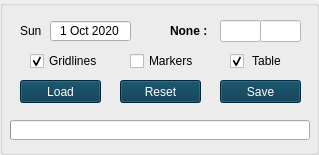
             <widget class="QGroupBox" name="PG2020_groupBox">
              <property name="minimumSize">
               <size>
                <width>0</width>
                <height>155</height>
               </size>
              </property>
              <property name="maximumSize">
               <size>
                <width>16777215</width>
                <height>155</height>
               </size>
              </property>
              <property name="title">
               <string/>
              </property>
              <widget class="QLabel" name="editor_weekday_label">
               <property name="geometry">
                <rect>
                 <x>20</x>
                 <y>20</y>
                 <width>31</width>
                 <height>22</height>
                </rect>
               </property>
               <property name="text">
                <string>Sun</string>
               </property>
              </widget>
              <widget class="QDateEdit" name="editor_dateEdit">
               <property name="geometry">
                <rect>
                 <x>50</x>
                 <y>20</y>
                 <width>81</width>
                 <height>22</height>
                </rect>
               </property>
               <property name="alignment">
                <set>Qt::AlignCenter</set>
               </property>
               <property name="readOnly">
                <bool>true</bool>
               </property>
               <property name="buttonSymbols">
                <enum>QAbstractSpinBox::NoButtons</enum>
               </property>
               <property name="minimumDateTime">
                <datetime>
                 <hour>0</hour>
                 <minute>0</minute>
                 <second>0</second>
                 <year>2020</year>
                 <month>10</month>
                 <day>1</day>
                </datetime>
               </property>
              </widget>
              <widget class="QPushButton" name="editor_load_pushButton">
               <property name="enabled">
                <bool>true</bool>
               </property>
               <property name="geometry">
                <rect>
                 <x>20</x>
                 <y>80</y>
                 <width>81</width>
                 <height>23</height>
                </rect>
               </property>
               <property name="styleSheet">
                <string notr="true">QPushButton{
background-color: rgb(0, 53, 77);
color: white;
}

QPushButton:hover{
background-color: rgb(0, 110, 157);
}</string>
               </property>
               <property name="text">
                <string>Load</string>
               </property>
               <property name="shortcut">
                <string>Ctrl+S</string>
               </property>
              </widget>
              <widget class="QPushButton" name="editor_save_pushButton">
               <property name="enabled">
                <bool>false</bool>
               </property>
               <property name="geometry">
                <rect>
                 <x>220</x>
                 <y>80</y>
                 <width>81</width>
                 <height>23</height>
                </rect>
               </property>
               <property name="styleSheet">
                <string notr="true">QPushButton{
background-color: rgb(0, 53, 77);
color: white;
}

QPushButton:hover{
background-color: rgb(0, 110, 157);
}</string>
               </property>
               <property name="text">
                <string>Save</string>
               </property>
              </widget>
              <widget class="QCheckBox" name="editor_marker_checkBox">
               <property name="geometry">
                <rect>
                 <x>130</x>
                 <y>50</y>
                 <width>71</width>
                 <height>22</height>
                </rect>
               </property>
               <property name="styleSheet">
                <string notr="true">background:none</string>
               </property>
               <property name="text">
                <string>Markers</string>
               </property>
              </widget>
              <widget class="QPushButton" name="editor_reset_pushButton">
               <property name="enabled">
                <bool>true</bool>
               </property>
               <property name="geometry">
                <rect>
                 <x>120</x>
                 <y>80</y>
                 <width>81</width>
                 <height>23</height>
                </rect>
               </property>
               <property name="styleSheet">
                <string notr="true">QPushButton{
background-color: rgb(0, 53, 77);
color: white;
}

QPushButton:hover{
background-color: rgb(0, 110, 157);
}</string>
               </property>
               <property name="text">
                <string>Reset</string>
               </property>
              </widget>
              <widget class="QCheckBox" name="editor_gridlines_checkBox">
               <property name="geometry">
                <rect>
                 <x>30</x>
                 <y>50</y>
                 <width>71</width>
                 <height>22</height>
                </rect>
               </property>
               <property name="styleSheet">
                <string notr="true">background:none</string>
               </property>
               <property name="text">
                <string>Gridlines</string>
               </property>
               <property name="checked">
                <bool>true</bool>
               </property>
              </widget>
              <widget class="QProgressBar" name="editor_progressBar">
               <property name="enabled">
                <bool>true</bool>
               </property>
               <property name="geometry">
                <rect>
                 <x>10</x>
                 <y>120</y>
                 <width>300</width>
                 <height>20</height>
                </rect>
               </property>
               <property name="minimumSize">
                <size>
                 <width>300</width>
                 <height>20</height>
                </size>
               </property>
               <property name="maximumSize">
                <size>
                 <width>300</width>
                 <height>20</height>
                </size>
               </property>
               <property name="font">
                <font>
                 <weight>75</weight>
                 <italic>false</italic>
                 <bold>true</bold>
                 <strikeout>false</strikeout>
                </font>
               </property>
               <property name="maximum">
                <number>1</number>
               </property>
               <property name="value">
                <number>-1</number>
               </property>
               <property name="textVisible">
                <bool>false</bool>
               </property>
               <property name="orientation">
                <enum>Qt::Horizontal</enum>
               </property>
               <property name="invertedAppearance">
                <bool>false</bool>
               </property>
               <property name="textDirection">
                <enum>QProgressBar::TopToBottom</enum>
               </property>
               <property name="format">
                <string/>
               </property>
              </widget>
              <widget class="QCheckBox" name="showtable_checkBox">
               <property name="geometry">
                <rect>
                 <x>230</x>
                 <y>50</y>
                 <width>71</width>
                 <height>22</height>
                </rect>
               </property>
               <property name="statusTip">
                <string notr="true"/>
               </property>
               <property name="styleSheet">
                <string notr="true">background:none</string>
               </property>
               <property name="text">
                <string> Table</string>
               </property>
               <property name="checked">
                <bool>true</bool>
               </property>
              </widget>
              <widget class="QLineEdit" name="none_lineEdit_2">
               <property name="geometry">
                <rect>
                 <x>260</x>
                 <y>20</y>
                 <width>41</width>
                 <height>22</height>
                </rect>
               </property>
               <property name="palette">
                <palette>
                 <active>
                  <colorrole role="Button">
                   <brush brushstyle="SolidPattern">
                    <color alpha="255">
                     <red>255</red>
                     <green>255</green>
                     <blue>255</blue>
                    </color>
                   </brush>
                  </colorrole>
                  <colorrole role="Text">
                   <brush brushstyle="SolidPattern">
                    <color alpha="255">
                     <red>22</red>
                     <green>200</green>
                     <blue>34</blue>
                    </color>
                   </brush>
                  </colorrole>
                  <colorrole role="Base">
                   <brush brushstyle="SolidPattern">
                    <color alpha="255">
                     <red>255</red>
                     <green>255</green>
                     <blue>255</blue>
                    </color>
                   </brush>
                  </colorrole>
                  <colorrole role="Window">
                   <brush brushstyle="SolidPattern">
                    <color alpha="255">
                     <red>255</red>
                     <green>255</green>
                     <blue>255</blue>
                    </color>
                   </brush>
                  </colorrole>
                  <colorrole role="PlaceholderText">
                   <brush brushstyle="NoBrush">
                    <color alpha="128">
                     <red>22</red>
                     <green>200</green>
                     <blue>34</blue>
                    </color>
                   </brush>
                  </colorrole>
                 </active>
                 <inactive>
                  <colorrole role="Button">
                   <brush brushstyle="SolidPattern">
                    <color alpha="255">
                     <red>255</red>
                     <green>255</green>
                     <blue>255</blue>
                    </color>
                   </brush>
                  </colorrole>
                  <colorrole role="Text">
                   <brush brushstyle="SolidPattern">
                    <color alpha="255">
                     <red>22</red>
                     <green>200</green>
                     <blue>34</blue>
                    </color>
                   </brush>
                  </colorrole>
                  <colorrole role="Base">
                   <brush brushstyle="SolidPattern">
                    <color alpha="255">
                     <red>255</red>
                     <green>255</green>
                     <blue>255</blue>
                    </color>
                   </brush>
                  </colorrole>
                  <colorrole role="Window">
                   <brush brushstyle="SolidPattern">
                    <color alpha="255">
                     <red>255</red>
                     <green>255</green>
                     <blue>255</blue>
                    </color>
                   </brush>
                  </colorrole>
                  <colorrole role="PlaceholderText">
                   <brush brushstyle="NoBrush">
                    <color alpha="128">
                     <red>22</red>
                     <green>200</green>
                     <blue>34</blue>
                    </color>
                   </brush>
                  </colorrole>
                 </inactive>
                 <disabled>
                  <colorrole role="Button">
                   <brush brushstyle="SolidPattern">
                    <color alpha="255">
                     <red>255</red>
                     <green>255</green>
                     <blue>255</blue>
                    </color>
                   </brush>
                  </colorrole>
                  <colorrole role="Text">
                   <brush brushstyle="SolidPattern">
                    <color alpha="255">
                     <red>120</red>
                     <green>120</green>
                     <blue>120</blue>
                    </color>
                   </brush>
                  </colorrole>
                  <colorrole role="Base">
                   <brush brushstyle="SolidPattern">
                    <color alpha="255">
                     <red>255</red>
                     <green>255</green>
                     <blue>255</blue>
                    </color>
                   </brush>
                  </colorrole>
                  <colorrole role="Window">
                   <brush brushstyle="SolidPattern">
                    <color alpha="255">
                     <red>255</red>
                     <green>255</green>
                     <blue>255</blue>
                    </color>
                   </brush>
                  </colorrole>
                  <colorrole role="PlaceholderText">
                   <brush brushstyle="NoBrush">
                    <color alpha="128">
                     <red>22</red>
                     <green>200</green>
                     <blue>34</blue>
                    </color>
                   </brush>
                  </colorrole>
                 </disabled>
                </palette>
               </property>
               <property name="alignment">
                <set>Qt::AlignCenter</set>
               </property>
               <property name="readOnly">
                <bool>true</bool>
               </property>
              </widget>
              <widget class="QLineEdit" name="none_lineEdit">
               <property name="geometry">
                <rect>
                 <x>220</x>
                 <y>20</y>
                 <width>41</width>
                 <height>22</height>
                </rect>
               </property>
               <property name="palette">
                <palette>
                 <active>
                  <colorrole role="WindowText">
                   <brush brushstyle="SolidPattern">
                    <color alpha="255">
                     <red>0</red>
                     <green>0</green>
                     <blue>0</blue>
                    </color>
                   </brush>
                  </colorrole>
                  <colorrole role="Button">
                   <brush brushstyle="SolidPattern">
                    <color alpha="255">
                     <red>255</red>
                     <green>255</green>
                     <blue>255</blue>
                    </color>
                   </brush>
                  </colorrole>
                  <colorrole role="Text">
                   <brush brushstyle="SolidPattern">
                    <color alpha="255">
                     <red>255</red>
                     <green>0</green>
                     <blue>0</blue>
                    </color>
                   </brush>
                  </colorrole>
                  <colorrole role="Base">
                   <brush brushstyle="SolidPattern">
                    <color alpha="255">
                     <red>255</red>
                     <green>255</green>
                     <blue>255</blue>
                    </color>
                   </brush>
                  </colorrole>
                  <colorrole role="Window">
                   <brush brushstyle="SolidPattern">
                    <color alpha="255">
                     <red>255</red>
                     <green>255</green>
                     <blue>255</blue>
                    </color>
                   </brush>
                  </colorrole>
                  <colorrole role="ToolTipText">
                   <brush brushstyle="SolidPattern">
                    <color alpha="255">
                     <red>0</red>
                     <green>0</green>
                     <blue>0</blue>
                    </color>
                   </brush>
                  </colorrole>
                  <colorrole role="PlaceholderText">
                   <brush brushstyle="NoBrush">
                    <color alpha="128">
                     <red>255</red>
                     <green>0</green>
                     <blue>0</blue>
                    </color>
                   </brush>
                  </colorrole>
                 </active>
                 <inactive>
                  <colorrole role="WindowText">
                   <brush brushstyle="SolidPattern">
                    <color alpha="255">
                     <red>0</red>
                     <green>0</green>
                     <blue>0</blue>
                    </color>
                   </brush>
                  </colorrole>
                  <colorrole role="Button">
                   <brush brushstyle="SolidPattern">
                    <color alpha="255">
                     <red>255</red>
                     <green>255</green>
                     <blue>255</blue>
                    </color>
                   </brush>
                  </colorrole>
                  <colorrole role="Text">
                   <brush brushstyle="SolidPattern">
                    <color alpha="255">
                     <red>255</red>
                     <green>0</green>
                     <blue>0</blue>
                    </color>
                   </brush>
                  </colorrole>
                  <colorrole role="Base">
                   <brush brushstyle="SolidPattern">
                    <color alpha="255">
                     <red>255</red>
                     <green>255</green>
                     <blue>255</blue>
                    </color>
                   </brush>
                  </colorrole>
                  <colorrole role="Window">
                   <brush brushstyle="SolidPattern">
                    <color alpha="255">
                     <red>255</red>
                     <green>255</green>
                     <blue>255</blue>
                    </color>
                   </brush>
                  </colorrole>
                  <colorrole role="ToolTipText">
                   <brush brushstyle="SolidPattern">
                    <color alpha="255">
                     <red>0</red>
                     <green>0</green>
                     <blue>0</blue>
                    </color>
                   </brush>
                  </colorrole>
                  <colorrole role="PlaceholderText">
                   <brush brushstyle="NoBrush">
                    <color alpha="128">
                     <red>255</red>
                     <green>0</green>
                     <blue>0</blue>
                    </color>
                   </brush>
                  </colorrole>
                 </inactive>
                 <disabled>
                  <colorrole role="WindowText">
                   <brush brushstyle="SolidPattern">
                    <color alpha="255">
                     <red>120</red>
                     <green>120</green>
                     <blue>120</blue>
                    </color>
                   </brush>
                  </colorrole>
                  <colorrole role="Button">
                   <brush brushstyle="SolidPattern">
                    <color alpha="255">
                     <red>255</red>
                     <green>255</green>
                     <blue>255</blue>
                    </color>
                   </brush>
                  </colorrole>
                  <colorrole role="Text">
                   <brush brushstyle="SolidPattern">
                    <color alpha="255">
                     <red>120</red>
                     <green>120</green>
                     <blue>120</blue>
                    </color>
                   </brush>
                  </colorrole>
                  <colorrole role="Base">
                   <brush brushstyle="SolidPattern">
                    <color alpha="255">
                     <red>255</red>
                     <green>255</green>
                     <blue>255</blue>
                    </color>
                   </brush>
                  </colorrole>
                  <colorrole role="Window">
                   <brush brushstyle="SolidPattern">
                    <color alpha="255">
                     <red>255</red>
                     <green>255</green>
                     <blue>255</blue>
                    </color>
                   </brush>
                  </colorrole>
                  <colorrole role="ToolTipText">
                   <brush brushstyle="SolidPattern">
                    <color alpha="255">
                     <red>0</red>
                     <green>0</green>
                     <blue>0</blue>
                    </color>
                   </brush>
                  </colorrole>
                  <colorrole role="PlaceholderText">
                   <brush brushstyle="NoBrush">
                    <color alpha="128">
                     <red>255</red>
                     <green>0</green>
                     <blue>0</blue>
                    </color>
                   </brush>
                  </colorrole>
                 </disabled>
                </palette>
               </property>
               <property name="alignment">
                <set>Qt::AlignCenter</set>
               </property>
               <property name="readOnly">
                <bool>true</bool>
               </property>
              </widget>
              <widget class="QLabel" name="editor_weekday_label_2">
               <property name="geometry">
                <rect>
                 <x>170</x>
                 <y>20</y>
                 <width>41</width>
                 <height>22</height>
                </rect>
               </property>
               <property name="font">
                <font>
                 <weight>75</weight>
                 <bold>true</bold>
                </font>
               </property>
               <property name="text">
                <string>None :</string>
               </property>
              </widget>
             </widget>
